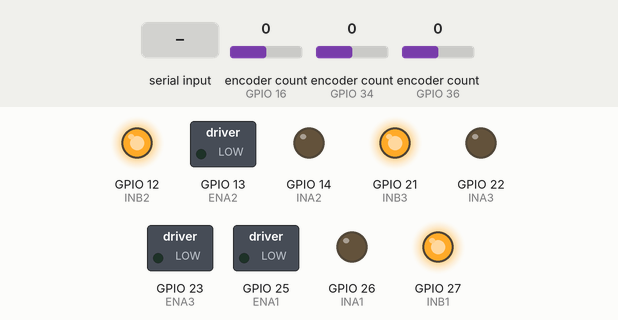
A sketch run on a simulated ESP32. On the bench: switched loads named in the sketch (green lamp = pin HIGH), output pins drawn as LEDs (lit = HIGH). Inputs (shaded band) come from the test bench; at power-on: encoder count (sensors on GPIO 16, GPIO 34, GPIO 36) 0. Nothing arrives over Bluetooth unless stated.

Above: at 1.2 s.
1.3 s: "5\n" received over the second serial link
At 2.6 s:
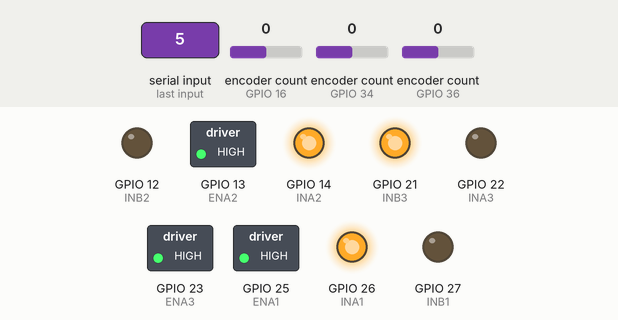
3.0 s: "30,150\n" received over the second serial link
At 3.8 s:
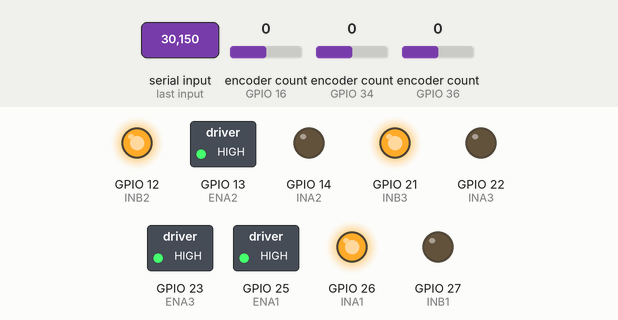
4.6 s: "90,45\n" received over the second serial link
At 7.7 s:
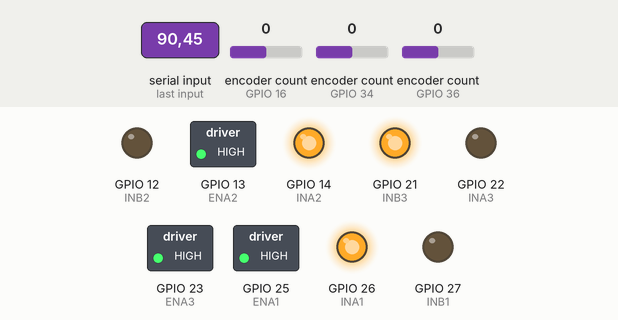
Timing chart, 0 to 9.2 s (numbered marks = the images above; inputs shaded):
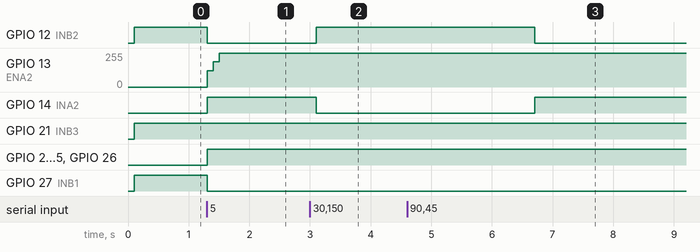

Measured:
- after the input at 1.3 s, GPIO 12 (INB2), GPIO 27 (INB1): HIGH → LOW at once; GPIO 13 (ENA2): 0/255 → 121/255 at once, → 190/255 0.10 s later, → 255/255 0.10 s later; GPIO 14 (INA2), GPIO 23 (ENA3), GPIO 25 (ENA1), GPIO 26 (INA1): LOW → HIGH at once
- after the input at 3.0 s, GPIO 12 (INB2): LOW → HIGH after 0.11 s; GPIO 14 (INA2): HIGH → LOW after 0.11 s
- after the input at 4.6 s, GPIO 12 (INB2): HIGH → LOW after 2.1 s; GPIO 14 (INA2): LOW → HIGH after 2.1 s

The sketch:

Omni3MotorControl.ino
```cpp
//  Código para controlar los motores de un robot
//  omnidireccional de tres ruedas a través de un
//  microcontrolador ESP32 WROOM
#include "ESP32Encoder.h"
#include <BluetoothSerial.h>
BluetoothSerial SerialBT;

unsigned long lastTime, sampleTime = 100;//50

String inputString = "";
bool stringComplete = false;
const char separator = ',';
const int dataLength = 3;
float data[dataLength];

const int ENA1 = 25;
const int INA1 = 26;
const int INB1 = 27;
int outValueB = 0;
double wB = 0;
double wRefB = 0;

const int ENA2 = 13;
const int INA2 = 14;
const int INB2 = 12;
int outValueL = 0;
double wL = 0;
double wRefL = 0;

const int ENA3 = 23;
const int INA3 = 22;
const int INB3 = 21;
int outValueR = 0;
double wR = 0;
double wRefR = 0;

ESP32Encoder encoderB, encoderL, encoderR;
const double constValue = 1.5866;

double vfRobot  = 0;
double vlRobot  = 0;
double wRobot  = 0;
double phi = 0;
double R = 0.04;
double L = 0.12;

double kp1 = 1.2;
double ki1 = 25.0;
double kd1 = 0.025;

double kp2 = 1.2;
double ki2 = 25.0;
double kd2 = 0.025;

double kp3 = 1.2;
double ki3 = 25.0;
double kd3 = 0.025;

double integralTerm1 = 0.0;
double lastError1 = 0.0;
double integralTerm2 = 0.0;
double lastError2 = 0.0;
double integralTerm3 = 0.0;
double lastError3 = 0.0;

void setup() {
  Serial.begin(115200);
  SerialBT.begin("ROCKY");

  pinMode(ENA1, OUTPUT);
  pinMode(INA1, OUTPUT);
  pinMode(INB1, OUTPUT);

  pinMode(ENA2, OUTPUT);
  pinMode(INA2, OUTPUT);
  pinMode(INB2, OUTPUT);

  pinMode(ENA3, OUTPUT);
  pinMode(INA3, OUTPUT);
  pinMode(INB3, OUTPUT);

  encoderB.attachFullQuad(36, 39);
  encoderL.attachFullQuad(34, 35);
  encoderR.attachFullQuad(16, 17);

  lastTime = millis();
}

void loop() {
  if (SerialBT.available()) {
    char incomingChar = SerialBT.read();
    inputString += incomingChar;
    if (incomingChar == '\n') {
      stringComplete = true;
    }
  }
  if (stringComplete) {
    for (int i = 0; i < dataLength; i++) {
      int index = inputString.indexOf(separator);
      data[i] = inputString.substring(0, index).toFloat();
      inputString = inputString.substring(index + 1);
    }
    velocityMotor(data[0], data[1], data[2]);
    inputString = "";
    stringComplete = false;
  }

  if (millis() - lastTime >= sampleTime) {
    wB = constValue * encoderB.getCount() / (millis() - lastTime);
    wL = constValue * encoderL.getCount() / (millis() - lastTime);
    wR = constValue * encoderR.getCount() / (millis() - lastTime);

    lastTime = millis();
    encoderB.clearCount();
    encoderL.clearCount();
    encoderR.clearCount();

    velocityRobot(wB, wL, wR);

    phi = phi + wRobot * 0.1;

    SerialBT.print(vfRobot);
    SerialBT.print(",");
    SerialBT.print(vlRobot);
    SerialBT.print(",");
    SerialBT.println(wRobot);

    double error1 = wRefB - wB;
    integralTerm1 += error1 * sampleTime / 1000.0;
    double derivativeTerm1 = (error1 - lastError1) / (sampleTime / 1000.0);

    outValueB = kp1 * error1 + ki1 * integralTerm1 + kd1 * derivativeTerm1;
    outValueB = constrain(outValueB, -255, 255);

    double error2 = wRefL - wL;
    integralTerm2 += error2 * sampleTime / 1000.0;
    double derivativeTerm2 = (error2 - lastError2) / (sampleTime / 1000.0);

    outValueL = kp2 * error2 + ki2 * integralTerm2 + kd2 * derivativeTerm2;
    outValueL = constrain(outValueL, -255, 255);

    double error3 = wRefR - wR;
    integralTerm3 += error3 * sampleTime / 1000.0;
    double derivativeTerm3 = (error3 - lastError3) / (sampleTime / 1000.0);

    outValueR = kp3 * error3 + ki3 * integralTerm3 + kd3 * derivativeTerm3;
    outValueR = constrain(outValueR, -255, 255);

    if (outValueB > 0) clockwiseB(abs(outValueB)); else anticlockwiseB(abs(outValueB));
    if (outValueL > 0) clockwiseL(abs(outValueL)); else anticlockwiseL(abs(outValueL));
    if (outValueR > 0) clockwiseR(abs(outValueR)); else anticlockwiseR(abs(outValueR));

    lastError1 = error1;
    lastError2 = error2;
    lastError3 = error3;
  }
}

void clockwiseB(int pwm) {
  digitalWrite(INA1, HIGH);
  digitalWrite(INB1, LOW);
  analogWrite(ENA1, pwm);
}

void clockwiseL(int pwm) {
  digitalWrite(INA2, HIGH);
  digitalWrite(INB2, LOW);
  analogWrite(ENA2, pwm);
}

void clockwiseR(int pwm) {
  digitalWrite(INA3, HIGH);
  digitalWrite(INB3, LOW);
  analogWrite(ENA3, pwm);
}

void anticlockwiseB(int pwm) {
  digitalWrite(INA1, LOW);
  digitalWrite(INB1, HIGH);
  analogWrite(ENA1, pwm);
}

void anticlockwiseL(int pwm) {
  digitalWrite(INA2, LOW);
  digitalWrite(INB2, HIGH);
  analogWrite(ENA2, pwm);
}

void anticlockwiseR(int pwm) {
  digitalWrite(INA3, LOW);
  digitalWrite(INB3, HIGH);
  analogWrite(ENA3, pwm);
}

void velocityRobot(double w1, double w2, double w3) {
  vfRobot = (0.5774 * R) * (w2 - w3);
  vlRobot = -(R / 3) * (w2 - (2 * w1) + w3);
  wRobot = -(R / (3 * L)) * (w1 + w2 + w3);
}

void velocityMotor(double vf, double vl, double w) {
  wRefB = (vl - (L * w)) / R;
  wRefL = -(vl + (2 * L * w) - 1.7321 * vf) / (2 * R);
  wRefR = -(vl + (2 * L * w) + 1.7321 * vf) / (2 * R);
}
```
